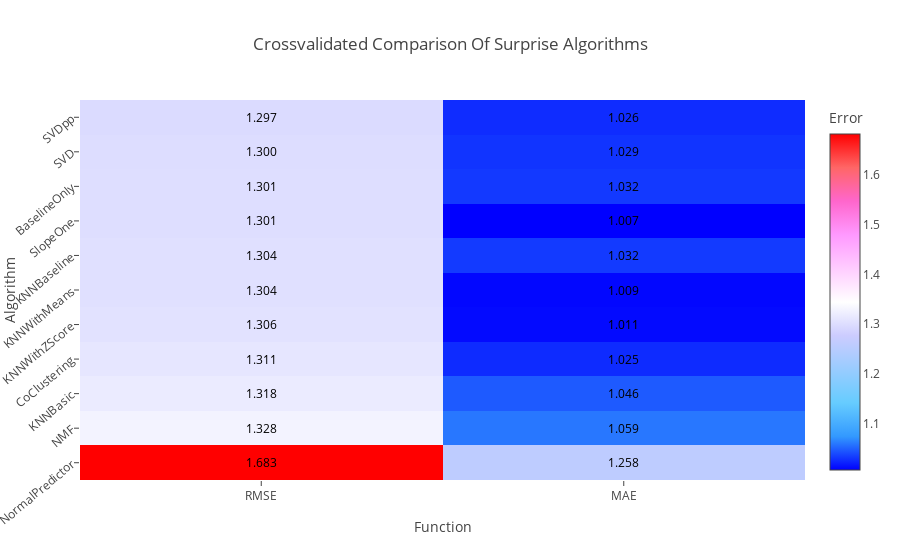

The cell this chart's notebook holds for it:
### Code cell
configure_plotly_browser_state()

# Store results
surprise_results = pd.DataFrame(benchmark).set_index('Algorithm').sort_values('test_rmse', ascending=False)

# Get data
data = surprise_results[['test_rmse', 'test_mae']]
grid = data.values

# Create axis labels
x_axis = [label.split('_')[1].upper() for label in data.columns.tolist()]
y_axis = data.index.tolist()

x_label = 'Function'
y_label = 'Algorithm'


# Get annotations and hovertext
hovertexts = []
annotations = []
for i, y_value in enumerate(y_axis):
    row = []
    for j, x_value in enumerate(x_axis):
        annotation = grid[i, j]
        row.append('Error: {:.3f}<br>{}: {}<br>{}: {}<br>Fit Time: {:.3f}s<br>Test Time: {:.3f}s'.format(annotation, y_label, y_value ,x_label, x_value, surprise_results.loc[y_value]['fit_time'], surprise_results.loc[y_value]['test_time']))
        annotations.append(dict(x=x_value, y=y_value, text='{:.3f}'.format(annotation), ax=0, ay=0, font=dict(color='#000000')))
    hovertexts.append(row)

# Create trace
trace = go.Heatmap(x = x_axis,
                   y = y_axis,
                   z = data.values,
                   text = hovertexts,
                   hoverinfo = 'text',
                   colorscale = 'Picnic',
                   colorbar = dict(title = 'Error'))

# Create layout
layout = go.Layout(title = 'Crossvalidated Comparison Of Surprise Algorithms',
                   xaxis = dict(title = x_label),
                   yaxis = dict(title = y_label,
                                tickangle = -40),
                   annotations = annotations)

# Create plot
fig = go.Figure(data=[trace], layout=layout)
iplot(fig)

### Figure 1 — Plotly figure (JSON) as saved in the notebook; plotly's stock layout.template omitted (floating-point values rounded to 4 significant figures)
{"data": [{"uid": "421b600c-e796-49e3-a166-99c1e63ea11a", "colorscale": "Picnic", "text": [["Error: 1.683<br>Algorithm: NormalPredictor<br>Function: RMSE<br>Fit Time: 0.022s<br>Test Time: 0.061s", "Error: 1.258<br>Algorithm: NormalPredictor<br>Function: MAE<br>Fit Time: 0.022s<br>Test Time: 0.061s"], ["Error: 1.328<br>Algorithm: NMF<br>Function: RMSE<br>Fit Time: 2.455s<br>Test Time: 0.055s", "Error: 1.059<br>Algorithm: NMF<br>Function: MAE<br>Fit Time: 2.455s<br>Test Time: 0.055s"], ["Error: 1.318<br>Algorithm: KNNBasic<br>Function: RMSE<br>Fit Time: 5.750s<br>Test Time: 0.117s", "Error: 1.046<br>Algorithm: KNNBasic<br>Function: MAE<br>Fit Time: 5.750s<br>Test Time: 0.117s"], ["Error: 1.311<br>Algorithm: CoClustering<br>Function: RMSE<br>Fit Time: 1.847s<br>Test Time: 0.046s", "Error: 1.025<br>Algorithm: CoClustering<br>Function: MAE<br>Fit Time: 1.847s<br>Test Time: 0.046s"], ["Error: 1.306<br>Algorithm: KNNWithZScore<br>Function: RMSE<br>Fit Time: 7.022s<br>Test Time: 0.123s", "Error: 1.011<br>Algorithm: KNNWithZScore<br>Function: MAE<br>Fit Time: 7.022s<br>Test Time: 0.123s"], ["Error: 1.304<br>Algorithm: KNNWithMeans<br>Function: RMSE<br>Fit Time: 6.238s<br>Test Time: 0.065s", "Error: 1.009<br>Algorithm: KNNWithMeans<br>Function: MAE<br>Fit Time: 6.238s<br>Test Time: 0.065s"], ["Error: 1.304<br>Algorithm: KNNBaseline<br>Function: RMSE<br>Fit Time: 7.161s<br>Test Time: 0.112s", "Error: 1.032<br>Algorithm: KNNBaseline<br>Function: MAE<br>Fit Time: 7.161s<br>Test Time: 0.112s"], ["Error: 1.301<br>Algorithm: SlopeOne<br>Function: RMSE<br>Fit Time: 2.573s<br>Test Time: 0.058s", "Error: 1.007<br>Algorithm: SlopeOne<br>Function: MAE<br>Fit Time: 2.573s<br>Test Time: 0.058s"], ["Error: 1.301<br>Algorithm: BaselineOnly<br>Function: RMSE<br>Fit Time: 0.070s<br>Test Time: 0.052s", "Error: 1.032<br>Algorithm: BaselineOnly<br>Function: MAE<br>Fit Time: 0.070s<br>Test Time: 0.052s"], ["Error: 1.300<br>Algorithm: SVD<br>Function: RMSE<br>Fit Time: 1.057s<br>Test Time: 0.056s", "Error: 1.029<br>Algorithm: SVD<br>Function: MAE<br>Fit Time: 1.057s<br>Test Time: 0.056s"], ["Error: 1.297<br>Algorithm: SVDpp<br>Function: RMSE<br>Fit Time: 1.545s<br>Test Time: 0.066s", "Error: 1.026<br>Algorithm: SVDpp<br>Function: MAE<br>Fit Time: 1.545s<br>Test Time: 0.066s"]], "colorbar": {"title": {"text": "Error"}}, "hoverinfo": "text", "y": ["NormalPredictor", "NMF", "KNNBasic", "CoClustering", "KNNWithZScore", "KNNWithMeans", "KNNBaseline", "SlopeOne", "BaselineOnly", "SVD", "SVDpp"], "x": ["RMSE", "MAE"], "z": [[1.683, 1.258], [1.328, 1.059], [1.318, 1.046], [1.311, 1.025], [1.306, 1.011], [1.304, 1.009], [1.304, 1.032], [1.301, 1.007], [1.301, 1.032], [1.3, 1.029], [1.297, 1.026]], "type": "heatmap"}], "layout": {"yaxis": {"tickangle": -40, "title": {"text": "Algorithm"}}, "annotations": [{"text": "1.683", "y": "NormalPredictor", "x": "RMSE", "ay": 0, "ax": 0, "font": {"color": "#000000"}}, {"text": "1.258", "y": "NormalPredictor", "x": "MAE", "ay": 0, "ax": 0, "font": {"color": "#000000"}}, {"text": "1.328", "y": "NMF", "x": "RMSE", "ay": 0, "ax": 0, "font": {"color": "#000000"}}, {"text": "1.059", "y": "NMF", "x": "MAE", "ay": 0, "ax": 0, "font": {"color": "#000000"}}, {"text": "1.318", "y": "KNNBasic", "x": "RMSE", "ay": 0, "ax": 0, "font": {"color": "#000000"}}, {"text": "1.046", "y": "KNNBasic", "x": "MAE", "ay": 0, "ax": 0, "font": {"color": "#000000"}}, {"text": "1.311", "y": "CoClustering", "x": "RMSE", "ay": 0, "ax": 0, "font": {"color": "#000000"}}, {"text": "1.025", "y": "CoClustering", "x": "MAE", "ay": 0, "ax": 0, "font": {"color": "#000000"}}, {"text": "1.306", "y": "KNNWithZScore", "x": "RMSE", "ay": 0, "ax": 0, "font": {"color": "#000000"}}, {"text": "1.011", "y": "KNNWithZScore", "x": "MAE", "ay": 0, "ax": 0, "font": {"color": "#000000"}}, {"text": "1.304", "y": "KNNWithMeans", "x": "RMSE", "ay": 0, "ax": 0, "font": {"color": "#000000"}}, {"text": "1.009", "y": "KNNWithMeans", "x": "MAE", "ay": 0, "ax": 0, "font": {"color": "#000000"}}, {"text": "1.304", "y": "KNNBaseline", "x": "RMSE", "ay": 0, "ax": 0, "font": {"color": "#000000"}}, {"text": "1.032", "y": "KNNBaseline", "x": "MAE", "ay": 0, "ax": 0, "font": {"color": "#000000"}}, {"text": "1.301", "y": "SlopeOne", "x": "RMSE", "ay": 0, "ax": 0, "font": {"color": "#000000"}}, {"text": "1.007", "y": "SlopeOne", "x": "MAE", "ay": 0, "ax": 0, "font": {"color": "#000000"}}, {"text": "1.301", "y": "BaselineOnly", "x": "RMSE", "ay": 0, "ax": 0, "font": {"color": "#000000"}}, {"text": "1.032", "y": "BaselineOnly", "x": "MAE", "ay": 0, "ax": 0, "font": {"color": "#000000"}}, {"text": "1.300", "y": "SVD", "x": "RMSE", "ay": 0, "ax": 0, "font": {"color": "#000000"}}, {"text": "1.029", "y": "SVD", "x": "MAE", "ay": 0, "ax": 0, "font": {"color": "#000000"}}, {"text": "1.297", "y": "SVDpp", "x": "RMSE", "ay": 0, "ax": 0, "font": {"color": "#000000"}}, {"text": "1.026", "y": "SVDpp", "x": "MAE", "ay": 0, "ax": 0, "font": {"color": "#000000"}}], "xaxis": {"title": {"text": "Function"}}, "title": {"text": "Crossvalidated Comparison Of Surprise Algorithms"}}}
